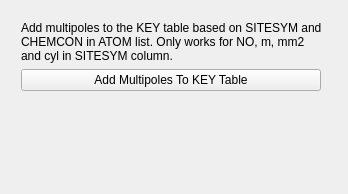
            <widget class="QWidget" name="page_5">
             <property name="geometry">
              <rect>
               <x>0</x>
               <y>0</y>
               <width>344</width>
               <height>194</height>
              </rect>
             </property>
             <attribute name="label">
              <string>Add multipoles to key table</string>
             </attribute>
             <layout class="QGridLayout" name="gridLayout_14">
              <item row="0" column="0">
               <layout class="QGridLayout" name="gridLayout_3">
                <property name="leftMargin">
                 <number>10</number>
                </property>
                <property name="topMargin">
                 <number>10</number>
                </property>
                <property name="rightMargin">
                 <number>10</number>
                </property>
                <property name="bottomMargin">
                 <number>10</number>
                </property>
                <item row="1" column="0">
                 <widget class="QPushButton" name="multKeyBut">
                  <property name="minimumSize">
                   <size>
                    <width>300</width>
                    <height>0</height>
                   </size>
                  </property>
                  <property name="maximumSize">
                   <size>
                    <width>300</width>
                    <height>16777215</height>
                   </size>
                  </property>
                  <property name="text">
                   <string>Add Multipoles To KEY Table</string>
                  </property>
                 </widget>
                </item>
                <item row="0" column="0" colspan="2">
                 <widget class="QLabel" name="multKeyLab">
                  <property name="text">
                   <string>&lt;html&gt;&lt;head/&gt;&lt;body&gt;&lt;p&gt;Add multipoles to the KEY table based on SITESYM and CHEMCON in ATOM list. Only works for NO, m, mm2 and cyl in SITESYM column.&lt;/p&gt;&lt;/body&gt;&lt;/html&gt;</string>
                  </property>
                  <property name="alignment">
                   <set>Qt::AlignLeading|Qt::AlignLeft|Qt::AlignVCenter</set>
                  </property>
                  <property name="wordWrap">
                   <bool>true</bool>
                  </property>
                 </widget>
                </item>
                <item row="3" column="0">
                 <spacer name="verticalSpacer_5">
                  <property name="orientation">
                   <enum>Qt::Vertical</enum>
                  </property>
                  <property name="sizeHint" stdset="0">
                   <size>
                    <width>20</width>
                    <height>40</height>
                   </size>
                  </property>
                 </spacer>
                </item>
                <item row="1" column="1">
                 <spacer name="horizontalSpacer_8">
                  <property name="orientation">
                   <enum>Qt::Horizontal</enum>
                  </property>
                  <property name="sizeHint" stdset="0">
                   <size>
                    <width>40</width>
                    <height>20</height>
                   </size>
                  </property>
                 </spacer>
                </item>
                <item row="2" column="0" colspan="2">
                 <widget class="QLabel" name="multKeyStatusLab">
                  <property name="minimumSize">
                   <size>
                    <width>300</width>
                    <height>0</height>
                   </size>
                  </property>
                  <property name="font">
                   <font>
                    <italic>true</italic>
                   </font>
                  </property>
                  <property name="text">
                   <string/>
                  </property>
                 </widget>
                </item>
               </layout>
              </item>
             </layout>
            </widget>
